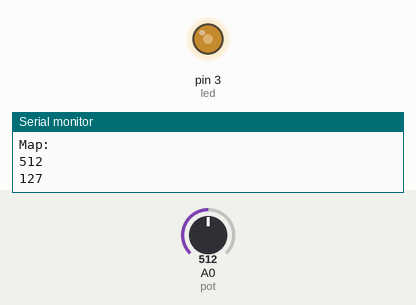
Bench run of a sketch on a simulated Arduino Uno, built with avr-gcc and run on an emulated ATmega328P. On the bench: output pins drawn as LEDs (lit = HIGH), the last lines printed to the serial monitor. Inputs (shaded band) come from the test bench; at power-on: A0 (pot) = 512.

Above: at 1.2 s.
1.3 s: A0 (pot) set to 716
At 1.8 s:
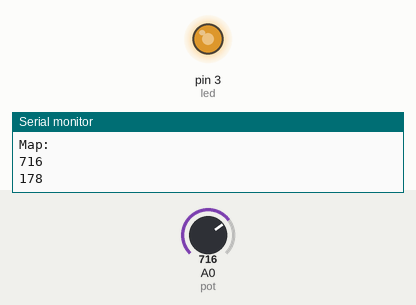
2.8 s: A0 (pot) set to 900
At 3.3 s:
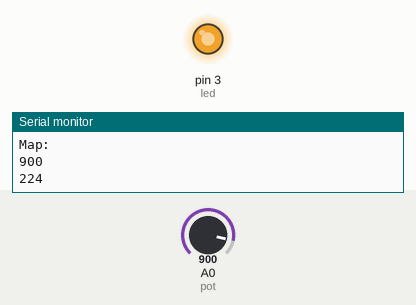
4.3 s: A0 (pot) set to 122
At 5.0 s:
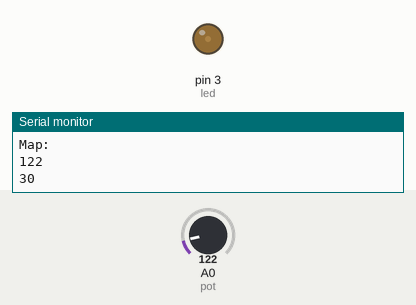
5.8 s: A0 (pot) set to 0
At 6.5 s:
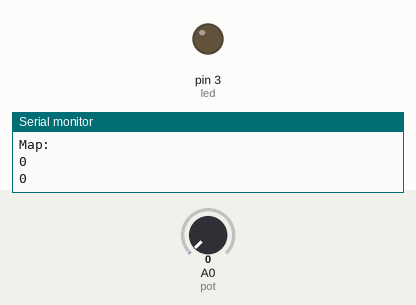
7.3 s: A0 (pot) set to 511
At 8.0 s:
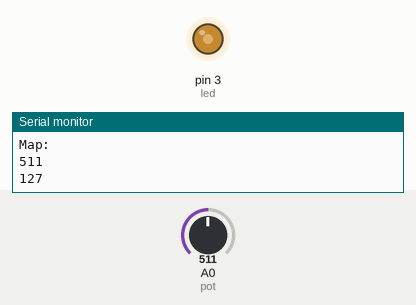
Timing chart, 0 to 9.8 s (numbered marks = the images above; inputs shaded):
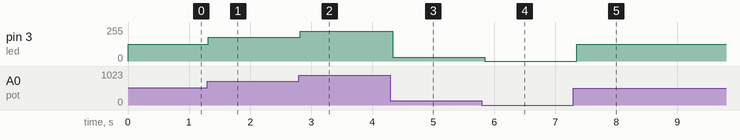

The sketch:

codigo.ino
```cpp
const int led = 3;
const int pot = 0;

void setup()
{
  pinMode(3, OUTPUT);
  Serial.begin(9600);
}

void loop()
{
  int var = analogRead(pot);
  int var2 = map(var, 0, 1023, 0, 255);
  analogWrite(led, var2);
  Serial.println("Pot: ");
  Serial.println(var);
  Serial.println("Map: ");
  Serial.println(var);
  Serial.println(var2);
  Serial.println("");
  delay(100);
}
```

Measured:
- after the input at 1.3 s, pin 3 (led): 127/255 → 178/255 at once
- after the input at 2.8 s, pin 3 (led): 178/255 → 224/255 at once
- after the input at 4.3 s, pin 3 (led): 224/255 → 30/255 at once
- after the input at 5.8 s, pin 3 (led): 30/255 → 0/255 after 0.05 s
- after the input at 7.3 s, pin 3 (led): 0/255 → 127/255 after 0.06 s
